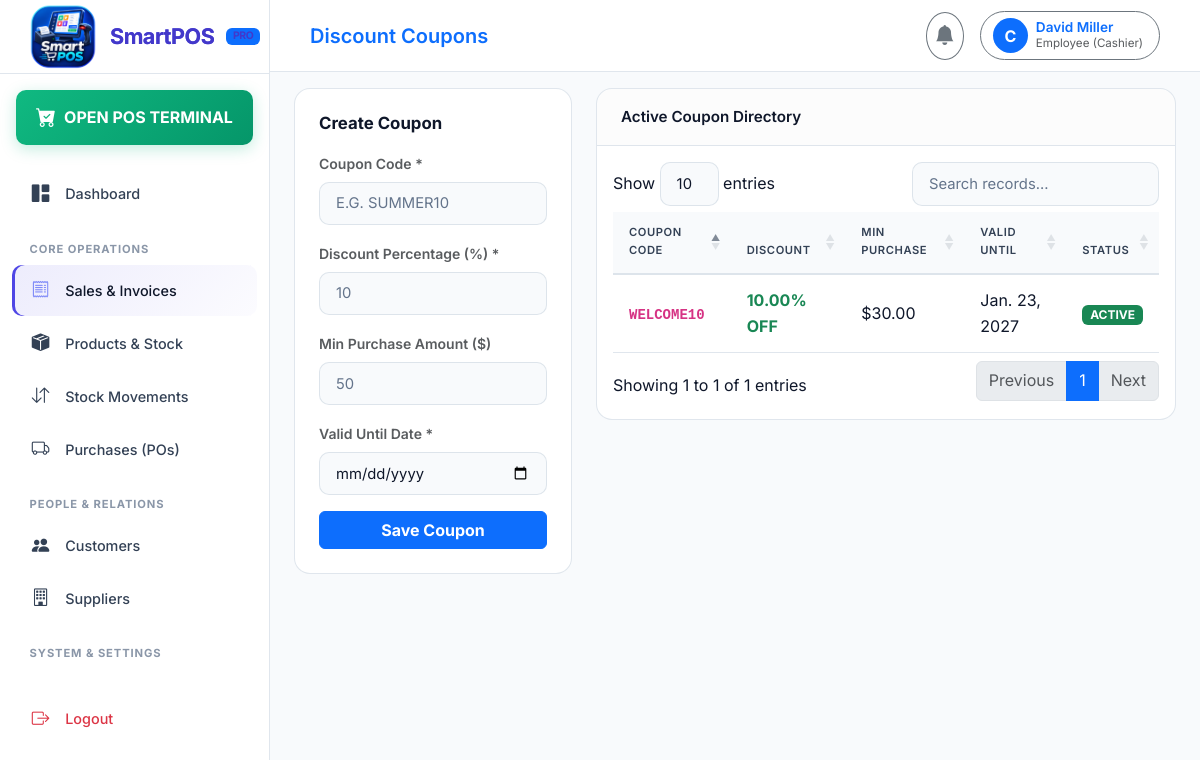
The page /sales/coupons/ (signed in) on the database its author committed.
### authentication/models.py (models this page shows, shortened)
class User(AbstractUser):
    ROLE_SUPER_ADMIN = 'SUPER_ADMIN'
    ROLE_ADMIN = 'ADMIN'
    ROLE_EMPLOYEE = 'EMPLOYEE'
    ROLE_CUSTOMER = 'CUSTOMER'
    ROLE_CHOICES = [
        (ROLE_SUPER_ADMIN, 'Super Admin'),
        (ROLE_ADMIN, 'Admin (Business Owner)'),
        (ROLE_EMPLOYEE, 'Employee (Cashier)'),
        (ROLE_CUSTOMER, 'Customer'),
    ]
    role = models.CharField(max_length=20, choices=ROLE_CHOICES, default=ROLE_EMPLOYEE)
    business = models.ForeignKey(Business, on_delete=models.CASCADE, null=True, blank=True, related_name='users')
    branch = models.ForeignKey('branches.Branch', on_delete=models.SET_NULL, null=True, blank=True, related_name='users')
    phone = models.CharField(max_length=30, blank=True, null=True)
    profile_picture = models.ImageField(upload_to='profile_pics/', null=True, blank=True)
    status = models.BooleanField(default=True)
    created_at = models.DateTimeField(auto_now_add=True)
    updated_at = models.DateTimeField(auto_now=True)
    def is_super_admin(self):
        return self.role == self.ROLE_SUPER_ADMIN or self.is_superuser
    def is_admin(self):
        return self.role in [self.ROLE_ADMIN, self.ROLE_SUPER_ADMIN] or self.is_superuser
    def get_business(self):
        if not self.business:
            b = Business.objects.first()
            if not b:
                b = Business.objects.create(name="SmartPOS Store")
            self.business = b
            self.save(update_fields=['business'])
        return self.business

### sales/models.py (models this page shows, shortened)
class Coupon(models.Model):
    business = models.ForeignKey('authentication.Business', on_delete=models.CASCADE, related_name='coupons')
    code = models.CharField(max_length=50, unique=True)
    discount_percentage = models.DecimalField(max_digits=5, decimal_places=2, default=0.00)
    min_purchase = models.DecimalField(max_digits=12, decimal_places=2, default=0.00)
    valid_until = models.DateField()
    status = models.BooleanField(default=True)
    created_at = models.DateTimeField(auto_now_add=True)
    updated_at = models.DateTimeField(auto_now=True)

### sales/views.py (the view, shortened to what this page needs)
# urls.py: path('coupons/', views.coupons_list, name='coupons_list'),
@login_required
def coupons_list(request):
    business = request.user.get_business()
    coupons = Coupon.objects.filter(business=business)
    return render(request, 'sales/coupons.html', {'coupons': coupons})

### templates/sales/coupons.html (shortened to what this page needs)
{% extends 'base.html' %}
{% block header_title %}Discount Coupons{% endblock %}
{% block content %}
<div class="row g-4">
    <div class="col-md-4">
        <div class="card card-custom p-4">
            <h5 class="fw-bold text-light mb-3">Create Coupon</h5>
            <form method="post">
                <div class="mb-3">
                    <label class="form-label text-muted small fw-semibold">Coupon Code *</label>
                    <input type="text" name="code" class="form-control text-uppercase" placeholder="e.g. SUMMER10" required>
                </div>
                <div class="mb-3">
                    <label class="form-label text-muted small fw-semibold">Discount Percentage (%) *</label>
                    <input type="number" name="discount_percentage" class="form-control" step="0.5" placeholder="10" required>
                </div>
                <div class="mb-3">
                    <label class="form-label text-muted small fw-semibold">Min Purchase Amount ({{ currency_symbol }})</label>
                    <input type="number" name="min_purchase" class="form-control" step="1" placeholder="50">
                </div>
                <div class="mb-3">
                    <label class="form-label text-muted small fw-semibold">Valid Until Date *</label>
                    <input type="date" name="valid_until" class="form-control" required>
                </div>
                <button type="submit" class="btn btn-primary w-100 fw-bold">Save Coupon</button>
            </form>
        </div>
    </div>
    <div class="col-md-8">
        <div class="card card-custom">
            <div class="card-header">
                <span>Active Coupon Directory</span>
            </div>
            <div class="table-responsive p-3">
                <table class="table table-custom datatable align-middle">
                    <thead>
                        <tr>
                            <th>Coupon Code</th>
                            <th>Discount</th>
                            <th>Min Purchase</th>
                            <th>Valid Until</th>
                            <th>Status</th>
                        </tr>
                    </thead>
                    <tbody>
                        {% for c in coupons %}
                        <tr>
                            <td class="fw-bold text-primary"><code>{{ c.code }}</code></td>
                            <td class="fw-bold text-success">{{ c.discount_percentage }}% OFF</td>
                            <td>{{ currency_symbol }}{{ c.min_purchase|floatformat:2 }}</td>
                            <td>{{ c.valid_until }}</td>
                            <td><span class="badge bg-success">ACTIVE</span></td>
                        </tr>
                        {% empty %}
                        <tr>
                            <td colspan="5" class="text-center text-muted py-4">No coupons created yet.</td>
                        </tr>
                        {% endfor %}
                    </tbody>
                </table>
            </div>
        </div>
    </div>
</div>
{% endblock %}

### templates/base.html (shortened to what this page needs)
{% load static %}
<!DOCTYPE html>
<html lang="en">
<head>
    <link href="https://cdn.jsdelivr.net/npm/bootstrap@5.3.2/dist/css/bootstrap.min.css" rel="stylesheet">
    <link rel="stylesheet" href="https://cdn.jsdelivr.net/npm/bootstrap-icons@1.11.2/font/bootstrap-icons.min.css">
    <link rel="stylesheet" href="https://cdn.datatables.net/1.13.7/css/dataTables.bootstrap5.min.css">
    <link rel="stylesheet" href="{% static 'css/style.css' %}">
</head>
<body>
    <aside id="sidebar">
        <div class="sidebar-brand">
            <img
                src="{% static 'images/favicon.png' %}"
                alt="SmartPOS Logo"
                class="sidebar-brand-icon"
            >
            <span>SmartPOS</span>
            <span class="badge bg-primary text-uppercase" style="font-size: 0.65rem;">
                Pro
            </span>
        </div>
        <div class="p-3 pb-0">
            <a href="{% url 'pos_terminal' %}" class="nav-link pos-btn text-center justify-content-center py-2 rounded-3">
                <i class="bi bi-cart-check-fill fs-5 me-2"></i>
                <span class="fw-bold">OPEN POS TERMINAL</span>
            </a>
        </div>
        <ul class="sidebar-nav mt-3">
            <li class="nav-item">
                <a href="{% url 'dashboard' %}" class="nav-link {% if request.resolver_match.url_name == 'dashboard' %}active{% endif %}">
                    <i class="bi bi-grid-1x2-fill"></i>
                    <span>Dashboard</span>
                </a>
            </li>
            <li class="nav-label">Core Operations</li>
            <li class="nav-item">
                <a href="{% url 'sales_list' %}" class="nav-link {% if 'sales' in request.path %}active{% endif %}">
                    <i class="bi bi-receipt"></i>
                    <span>Sales & Invoices</span>
                </a>
            </li>
            <li class="nav-item">
                <a href="{% url 'products_list' %}" class="nav-link {% if 'products' in request.path %}active{% endif %}">
                    <i class="bi bi-box-seam-fill"></i>
                    <span>Products & Stock</span>
                </a>
            </li>
            <li class="nav-item">
                <a href="{% url 'inventory_list' %}" class="nav-link {% if 'inventory' in request.path %}active{% endif %}">
                    <i class="bi bi-arrow-down-up"></i>
                    <span>Stock Movements</span>
                </a>
            </li>
            <li class="nav-item">
                <a href="{% url 'purchases_list' %}" class="nav-link {% if 'purchases' in request.path %}active{% endif %}">
                    <i class="bi bi-truck"></i>
                    <span>Purchases (POs)</span>
                </a>
            </li>
            <li class="nav-label">People & Relations</li>
            <li class="nav-item">
                <a href="{% url 'customers_list' %}" class="nav-link {% if 'customers' in request.path %}active{% endif %}">
                    <i class="bi bi-people-fill"></i>
                    <span>Customers</span>
                </a>
            </li>
            <li class="nav-item">
                <a href="{% url 'suppliers_list' %}" class="nav-link {% if 'suppliers' in request.path %}active{% endif %}">
                    <i class="bi bi-building"></i>
                    <span>Suppliers</span>
                </a>
            </li>
            <li class="nav-label">System & Settings</li>
            <li class="nav-item mt-4 mb-5">
                <a href="{% url 'logout' %}" class="nav-link text-danger">
                    <i class="bi bi-box-arrow-right"></i>
                    <span>Logout</span>
                </a>
            </li>
        </ul>
    </aside>
    <div id="main-content">
        <header class="top-navbar">
            <div class="d-flex align-items-center gap-3">
                <div class="fw-semibold text-primary fs-5">
                    {% block header_title %}{{ current_business.name|default:"SmartPOS Enterprise" }}{% endblock %}
                </div>
            </div>
            <div class="d-flex align-items-center gap-3">
                <div class="dropdown">
                    <button class="btn btn-outline-secondary position-relative rounded-circle p-2" type="button" data-bs-toggle="dropdown">
                        <i class="bi bi-bell-fill fs-5"></i>
                    </button>
                </div>
                <div class="dropdown">
                    <button class="btn btn-outline-secondary d-flex align-items-center gap-2 rounded-pill pe-3" type="button" data-bs-toggle="dropdown">
                        <div class="bg-primary text-white rounded-circle d-flex align-items-center justify-content-center fw-bold" style="width: 35px; height: 35px;">
                            {{ user.username|slice:":1"|upper }}
                        </div>
                        <div class="text-start d-none d-sm-block">
                            <div class="fw-semibold text-primary" style="font-size: 0.85rem; line-height: 1.2;">{{ user.get_full_name|default:user.username }}</div>
                            <div class="text-muted" style="font-size: 0.725rem;">{{ user.get_role_display }}</div>
                        </div>
                    </button>
                </div>
            </div>
        </header>
        <div class="container-fluid pt-3 px-4">
        </div>
        <main class="container-fluid px-4 pb-5 flex-grow-1">
            {% block content %}{% endblock %}
        </main>
    </div>
</body>
</html>

### rows shown on the page
User: username "C", get_full_name "David Miller", role "Employee (Cashier)"
Coupon: code "WELCOME10", discount_percentage "10.00", currency_symbol "$", min_purchase "30.00", valid_until "Jan. 23, 2027"

### other values the page prints
{{ currency_symbol }} "$"
